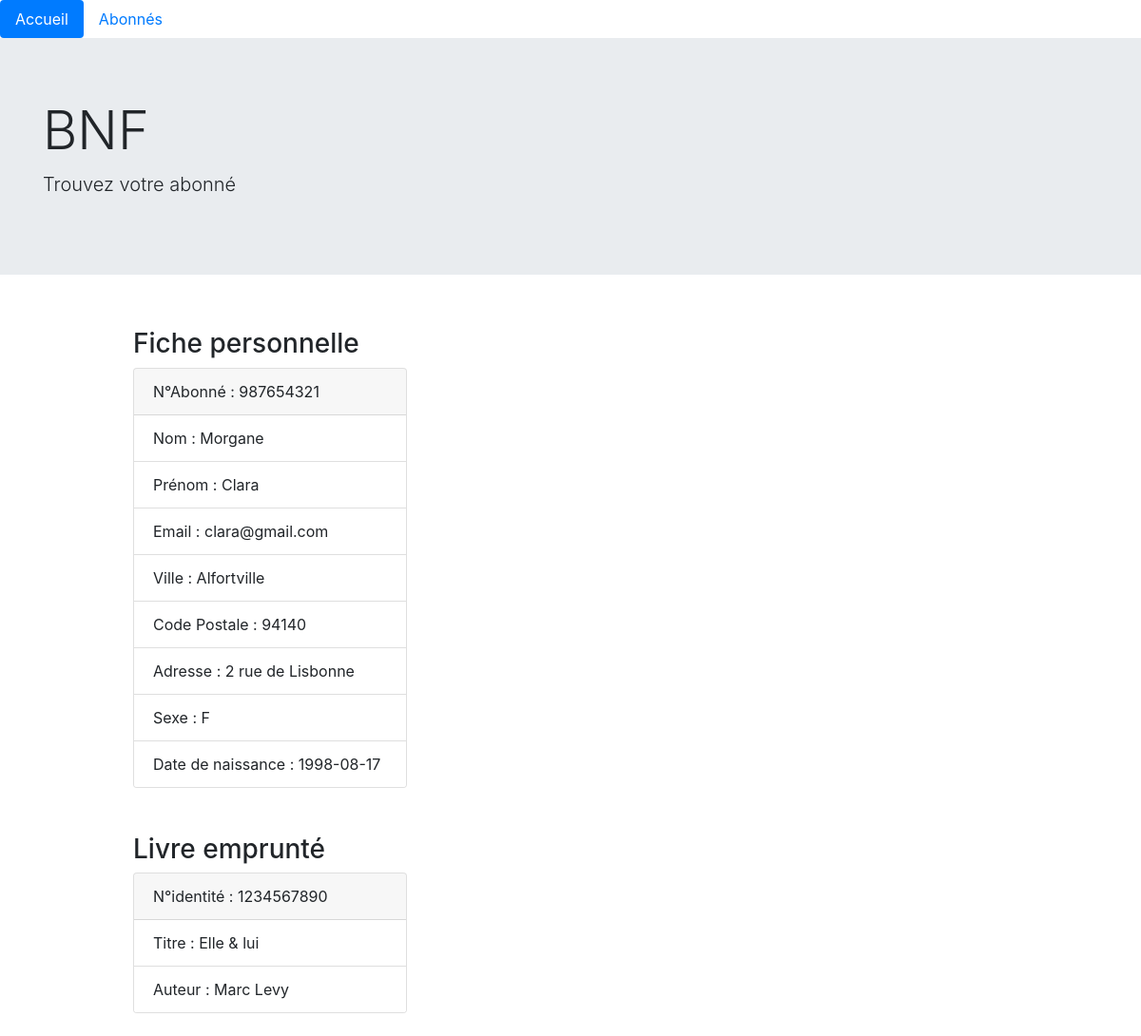
/user.php?id=2, run on the app's committed database.
### tables this page shows
CREATE TABLE Book(
  id INT UNSIGNED NOT NULL AUTO_INCREMENT,
  isbn CHAR(13) NOT NULL UNIQUE,
  title VARCHAR(100) NOT NULL,
  author VARCHAR(100) NOT NULL,
  publisher VARCHAR(100) NOT NULL,
  publicationYear YEAR NOT NULL,
  pagesNumber INT NOT NULL,
  summary TEXT NOT NULL,
  quantity INT NOT NULL,
  bookType VARCHAR(50) NOT NULL,
  bookNature VARCHAR(50) NOT NULL,
  identificationBook CHAR(10) NOT NULL UNIQUE,
  userId INT UNSIGNED,
  PRIMARY KEY (id),
  FOREIGN KEY (userId) REFERENCES User(id)
);

CREATE TABLE User(
  id INT UNSIGNED NOT NULL AUTO_INCREMENT,
  lastname VARCHAR(50) NOT NULL,
  firstname VARCHAR(50) NOT NULL,
  email VARCHAR(100) NOT NULL UNIQUE,
  city VARCHAR(30) NOT NULL,
  cityCode CHAR(5) NOT NULL,
  adress VARCHAR(50) NOT NULL,
  sex CHAR(1) NOT NULL,
  birthDate DATE NOT NULL,
  borrowingDate DATE NOT NULL,
  identificationUser CHAR(9) NOT NULL UNIQUE,
  PRIMARY KEY (id)
);

### user.php (called while the page is built, shortened)
<?php
require 'model/Database.php';
require 'model/entity/Book.php';
require 'model/UserManager.php';
require 'model/entity/User.php';
$user_manager = new UserManager();
$user = $user_manager->getUserById();
include "View/userView.php";

### model/dataBase.php (called while the page is built, shortened)
<?php
abstract class DataBase {
  static public function getConnection() {
    try {
      $db = new PDO("mysql:host=" . self::HOST . ";dbname=" . self::DBNAME, self::USER, self::PASSWORD);
      return $db;
    } catch (\Exception $e) {
      echo "Connexion à la base de données raté " . $e->getMessage() . "<br/>";
      die();
    }
  }
}

### model/userManager.php (called while the page is built, shortened)
<?php
class UserManager {
  private PDO $_db;
  public function setDb(PDO $db) {
    $this->_db = $db;
  }
  public function getDb() {
    return $this->_db;
  }
  public function getUserById():User {
    $query= $this->getDb()->prepare(
      "SELECT u.*, b.title, b.author, b.identificationBook
      FROM User AS u
      LEFT JOIN Book AS b
      ON u.id = b.userId
      WHERE u.id=:id"
    );
    $result = $query->execute([
      "id" => $_GET["id"]
    ]);
    $user_id = $query->fetchAll(PDO::FETCH_ASSOC)[0];
    $user = new User($user_id);
    if ($user_id["title"] !== null) {
      $user->setBookLend(new Book($user_id));
    }
    return $user;
  }
}

### model/entity/user.php (called while the page is built, shortened)
<?php
class User {
  protected ?Book $bookLend = null;
  protected string $lastname;
  protected string $firstname;
  protected string $email;
  protected string $city;
  protected int $cityCode;
  protected string $adress;
  protected string $sex;
  protected string $birthDate;
  protected string $identificationUser;
  public function setId(int $id):self {
    return $this;
  }
  public function setBookLend(Book $bookLend = null):self {
    $this->bookLend = $bookLend;
    return $this;
  }
  public function getBookLend() {
    return $this->bookLend;
  }
  public function setLastname(string $lastname):self {
    $this->lastname = $lastname;
    return $this;
  }
  public function getLastname() {
    return $this->lastname;
  }
  public function setFirstname(string $firstname):self {
    $this->firstname = $firstname;
    return $this;
  }
  public function getFirstname() {
    return $this->firstname;
  }
  public function setEmail(string $email):self {
    $this->email = $email;
    return $this;
  }
  public function getEmail() {
    return $this->email;
  }
  public function setCity(string $city):self {
    $this->city = $city;
    return $this;
  }
  public function getCity() {
    return $this->city;
  }
  public function setCityCode(int $cityCode):self {
    $this->cityCode = $cityCode;
    return $this;
  }
  public function getCityCode() {
    return $this->cityCode;
  }
  public function setAdress(string $adress):self {
    $this->adress = $adress;
    return $this;
  }
  public function getAdress() {
    return $this->adress;
  }
  public function setSex(string $sex):self {
    if (in_array($sex, self::SEX)) {
      $this->sex = $sex;
    }
    return $this;
  }
  public function getSex() {
    return $this->sex;
  }
  public function setBirthDate(string $birthDate):self {
    $this->birthDate = $birthDate;
    return $this;
  }
  public function getBirthDate() {
    return $this->birthDate;
  }
  public function setBorrowingDate(string $borrowingDate):self {
    return $this;
  }
  public function setIdentificationUser(string $identificationUser):self {
    if (preg_match("/^[0-9]{9}$/",$identificationUser)) {
      $this->identificationUser = $identificationUser;
      return $this;
    }
    throw new Exception("Identification de 9 chiffres exactement");
  }
  public function getIdentificationUser() {
    return $this->identificationUser;
  }
  private function hydrate(array $data) {
      foreach ($data as $key => $value) {
        $method = "set". ucfirst($key);
      }
  }
}

### model/entity/book.php (called while the page is built, shortened)
<?php
class Book {
  protected string $title;
  protected string $author;
  protected string $identificationBook;
  public function setId(int $id):self {
    return $this;
  }
  public function setTitle(string $title):self {
    if (preg_match("/^[0-9a-zA-Z-'&@#_^éèàç()ù°\".+* ]{2,100}$/",$title)) {
      $this->title = $title;
      return $this;
    }
    throw new Exception("Titre entre 2 et 100 caractères");
  }
  public function getTitle() {
    return $this->title;
  }
  public function setAuthor(string $author):self {
    if (preg_match("/^[0-9a-zA-Z-'&_^éèàçù ]{2,100}$/",$author)) {
      $this->author = $author;
      return $this;
    }
    throw new Exception("Auteur entre 2 et 100 caractères");
  }
  public function getAuthor() {
    return $this->author;
  }
  public function setIdentificationBook(string $identificationBook):self {
    if (preg_match("/^[0-9]{10}$/",$identificationBook)) {
      $this->identificationBook = $identificationBook;
      return $this;
    }
    throw new Exception("Identité du livre : 10 chiffres exactement");
  }
  public function getIdentificationBook() {
    return $this->identificationBook;
  }
  private function hydrate(array $data) {
      foreach ($data as $key => $value) {
        $method = "set". ucfirst($key);
      }
  }
}

### view/userView.php (the view)
<?php
include 'view/template/nav.php';
include 'view/template/header.php';
?>
<section class="container">
  <div class="row">
    <div class="col-10 mx-auto my-4">
      <div>
        <h3>Fiche personnelle</h3>
      </div>
      <div class="card" style="width: 18rem;">
        <div class="card-header">
          N°Abonné : <?=$user->getidentificationUser()?>
        </div>
        <ul class="list-group list-group-flush">
          <li class="list-group-item">Nom : <?=$user->getLastname()?></li>
          <li class="list-group-item">Prénom : <?=$user->getFirstname()?></li>
          <li class="list-group-item">Email : <?=$user->getEmail()?></li>
          <li class="list-group-item">Ville : <?=$user->getCity()?></li>
          <li class="list-group-item">Code Postale : <?=$user->getCityCode()?></li>
          <li class="list-group-item">Adresse : <?=$user->getAdress()?></li>
          <li class="list-group-item">Sexe : <?=$user->getSex()?></li>
          <li class="list-group-item">Date de naissance : <?=$user->getBirthDate()?></li>
        </ul>
      </div>
    </div>
    <?php if ($user->getBookLend() !== null): ?>
      <div class="col-10 mx-auto my-4">
        <div>
          <h3>Livre emprunté</h3>
        </div>
        <div class="card" style="width: 18rem;">
          <div class="card-header">
            N°identité : <?=$user->getBookLend()->getIdentificationBook()?>
          </div>
          <ul class="list-group list-group-flush">
            <li class="list-group-item">Titre : <?=$user->getBookLend()->getTitle()?></li>
            <li class="list-group-item">Auteur : <?=$user->getBookLend()->getAuthor()?></li>
          </ul>
        </div>
      </div>
    <?php endif; ?>
  </div>
</section>
<?php
include 'view/template/footer.php';
 ?>

### data on the page
book: userId.identificationUser "987654321", userId.lastname "Morgane", userId.firstname "Clara", userId.email "clara@gmail.com", userId.city "Alfortville", userId.cityCode "94140", userId.adress "2 rue de Lisbonne", userId.sex "F", userId.birthDate "1998-08-17", identificationBook "1234567890", title "Elle & lui", author "Marc Levy"
